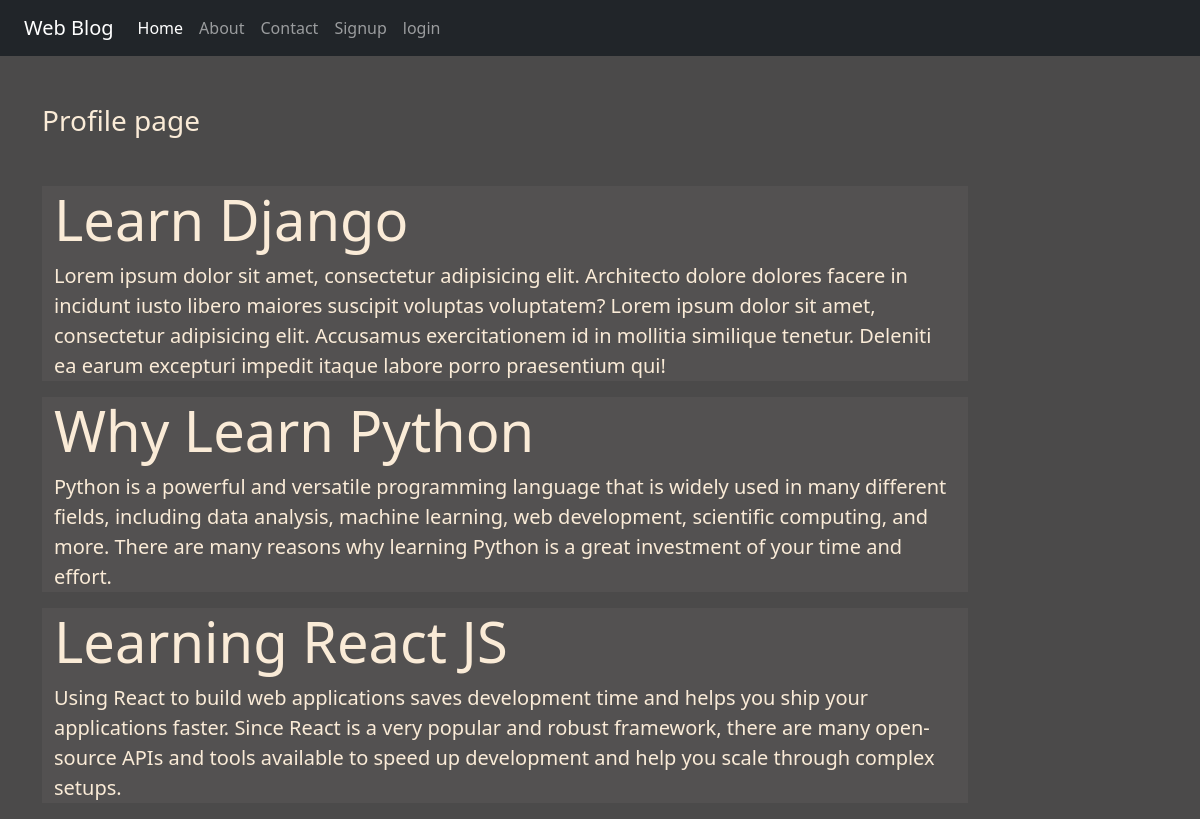
The page / on the database its author committed.
### blog/models.py (models this page shows)
class Post(models.Model):
    title = models.CharField(max_length=150)
    desc = models.TextField()

### blog/views.py (the view)
# urls.py: 2. Add a URL to urlpatterns:  path('', views.home, name='home')
def home(request):
    posts = Post.objects.all()
    return render(request, 'home.html', {'posts': posts})

### templates/home.html
{% extends 'base.html' %}
{% load static %}
{% block content %}
<div class="col-sm-10">
    <h3 class="my-5">Profile page</h3>
    {% for post in posts %}
    <div class="jumbotron jumbotron-fluid jumbo-color">
        <div class="container">
            <h1 class="display-4 font-weight-bold">{{post.title}}</h1>
            <p class="lead">{{post.desc}}</p>
        </div>
    </div>
    {% endfor %}
</div>
{% endblock content %}

### static/css/style.css (style rules this page uses)
body { background-color: rgb(75, 74, 74); color: antiquewhite; }
.jumbo-color { background-color:rgb(83,81,81) }

### rows shown on the page
Post: title "Learn Django", desc "Lorem ipsum dolor sit amet, consectetur adipisicing elit. Architecto dolore dolores facere in incidunt iusto libero maiores suscipit voluptas voluptatem? Lorem ipsum dolor sit amet, consectetur adipisicing elit. Accusamus exercitationem id in mollitia similique tenetur. Deleniti ea earum excepturi impedit itaque labore porro praesentium qui!"
Post: title "Why Learn Python", desc "Python is a powerful and versatile programming language that is widely used in many different fields, including data analysis, machine learning, web development, scientific computing, and more. There are many reasons why learning Python is a great investment of your time and effort."
Post: title "Learning React JS", desc "Using React to build web applications saves development time and helps you ship your applications faster. Since React is a very popular and robust framework, there are many open-source APIs and tools available to speed up development and help you scale through complex setups."
